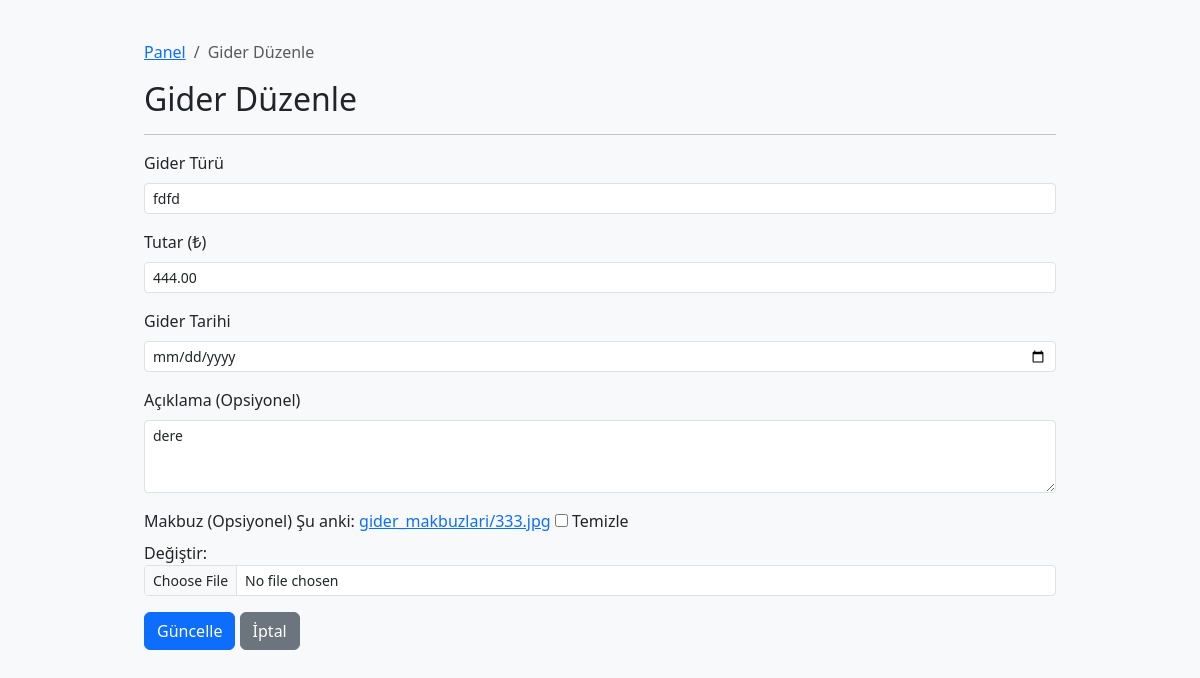
Screenshot of /gider/1/duzenle/ (signed in) with the database file from the repository.
### yonetim/models.py (models this page shows, shortened)
class Gider(models.Model):
    site = models.ForeignKey(Site, on_delete=models.CASCADE, related_name='giderler')
    tur = models.CharField(max_length=50, verbose_name=_("Gider Türü / Expense Type"))
    tutar = models.DecimalField(max_digits=10, decimal_places=2, verbose_name=_("Tutar / Amount"))
    tarih = models.DateField(verbose_name=_("Tarih / Date"))
    aciklama = models.CharField(max_length=255, blank=True, verbose_name=_("Açıklama / Description"))
    makbuz = models.FileField(upload_to='gider_makbuzlari/', null=True, blank=True, verbose_name=_("Makbuz / Receipt"))
    class Meta:
        ordering = ['-tarih', '-id'] # En son giderler üstte

### yonetim/views.py (the view)
# urls.py: path('gider/<int:gider_id>/duzenle/', views.gider_update, name='gider_update'),
@login_required
def gider_update(request, gider_id):
    try:
        site_obj = Site.objects.get(kod=request.user.site_kodu)
    except Site.DoesNotExist:
        messages.error(request, "İlişkili site bulunamadı.")
        return redirect('yonetim:panel')
    if not request.user.is_yonetici:
        messages.error(request, "Bu işlemi yapmak için yetkiniz yok.")
        return redirect('yonetim:panel')
    gider_obj = get_object_or_404(Gider, id=gider_id, site=site_obj)
    if request.method == 'POST':
        form = GiderForm(request.POST, request.FILES, instance=gider_obj)
        if form.is_valid():
            form.save()
            messages.success(request, "Gider bilgisi başarıyla güncellendi.")
            return redirect('yonetim:panel')
    else:
        form = GiderForm(instance=gider_obj)
    return render(request, 'yonetim/gider_form.html', {'form': form, 'gider': gider_obj, 'site': site_obj})

### yonetim/forms.py
class GiderForm(forms.ModelForm):
    class Meta:
        model = Gider
        fields = ['tur', 'tutar', 'tarih', 'aciklama', 'makbuz']
        widgets = {
            'tur': forms.TextInput(attrs={'class': 'form-control form-control-sm'}),
            'tutar': forms.NumberInput(attrs={'class': 'form-control form-control-sm'}),
            'tarih': forms.DateInput(attrs={'type': 'date', 'class': 'form-control form-control-sm'}),
            'aciklama': forms.Textarea(attrs={'rows': 3, 'class': 'form-control form-control-sm'}),
            'makbuz': forms.ClearableFileInput(attrs={'class': 'form-control form-control-sm'}),
        }
        labels = {
            'tur': _('Gider Türü'),
            'tutar': _('Tutar (₺)'),
            'tarih': _('Gider Tarihi'),
            'aciklama': _('Açıklama (Opsiyonel)'),
            'makbuz': _('Makbuz (Opsiyonel)'),
        }

### yonetim/templates/yonetim/gider_form.html (shortened to what this page needs)
{% extends "yonetim/base_yonetim.html" %}
{% load static humanize %}
{% block content %}
<div class="container mt-4">
    <nav aria-label="breadcrumb">
        <ol class="breadcrumb">
            <li class="breadcrumb-item"><a href="{% url 'yonetim:panel' %}">Panel</a></li>
            <li class="breadcrumb-item active" aria-current="page">{% if gider %}Gider Düzenle{% else %}Yeni Gider Ekle{% endif %}</li>
        </ol>
    </nav>
    <h2>{% if gider %}Gider Düzenle{% else %}Yeni Gider Ekle{% endif %}</h2>
    <hr>
    <form method="post" enctype="multipart/form-data">
        {% for field in form %}
            <div class="mb-3">
                <label for="{{ field.id_for_label }}" class="form-label">{{ field.label }}</label>
                {{ field }}
            </div>
        {% endfor %}
        <button type="submit" class="btn btn-primary">{% if gider %}Güncelle{% else %}Kaydet{% endif %}</button>
        <a href="{% url 'yonetim:panel' %}#siteGiderListesiPane" class="btn btn-secondary">İptal</a>
    </form>
</div>
{% endblock %}

### yonetim/templates/yonetim/base_yonetim.html (style rules this page uses)
body { padding-top: 1rem; padding-bottom: 1rem; background-color: #f8f9fa; }
.container { max-width: 960px; }

### rows the page displays
Gider: form "fdfd" "444.00" "dere"

### other values shown
{{ field.label }} "Gider Türü" "Tutar (₺)" "Gider Tarihi" "Açıklama (Opsiyonel)" "Makbuz (Opsiyonel)"
